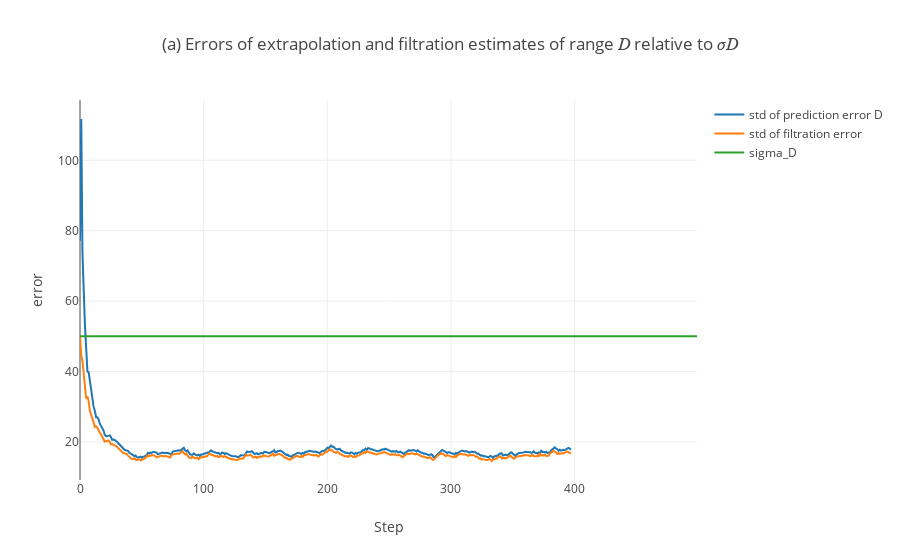

The notebook cell this image was saved under:
### Code cell
data = [
    go.Scatter(
        y = eD[2:400],
        name='std of prediction error D'
    ),
    go.Scatter(
        y = eD_[2:400],
        name='std of filtration error'
    ),
    go.Scatter(
        y = sigma_D,
        name='sigma_D',
    ),
]

layout= go.Layout(
    title= '(a) Errors of extrapolation and filtration estimates of range 𝐷 relative to 𝜎𝐷',
    xaxis= dict(
        title= 'Step',
    ),
    yaxis=dict(
        title= 'error',
    ),
    showlegend= True
)
fig= go.Figure(data=data, layout=layout)
iplot(fig)

### Figure 1 — Plotly figure (JSON) as saved in the notebook; plotly's stock layout.template omitted (floating-point values rounded to 4 significant figures; data arrays with more than 128 entries replaced by an {"elided": "..."} marker saying what was removed)
{"data": [{"name": "std of prediction error D", "type": "scatter", "uid": "391006d8-d63c-11e8-ac0b-320015d81da0", "y": {"elided": "398 float values"}}, {"name": "std of filtration error", "type": "scatter", "uid": "39100aa8-d63c-11e8-9eab-320015d81da0", "y": {"elided": "398 float values"}}, {"name": "sigma_D", "type": "scatter", "uid": "39100d28-d63c-11e8-8052-320015d81da0", "y": {"elided": "500 int values"}}], "layout": {"showlegend": true, "title": "(a) Errors of extrapolation and filtration estimates of range 𝐷 relative to 𝜎𝐷", "xaxis": {"title": "Step"}, "yaxis": {"title": "error"}}}
